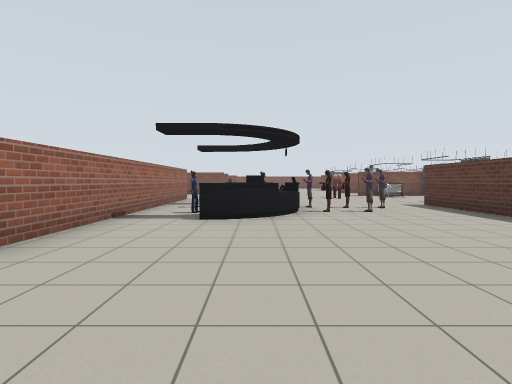
View 1 (above)

16 first-person views from a walk through a world built for the Gazebo simulator. The camera is 1.2 m above the floor, tilts 2° down and sees 80° across. The lines on the ground mark 1 m squares. The floor is counted in squares, 2 m on a side. Each view is taken from the middle of a square. On the plan, view 1 faces up. The plan holds only what a view shows up to about 9 squares ahead; the rest is blank. The place goes on beyond the plan. Some stock models are drawn as simple stand-ins. Some surface patterns are stand-ins.

View 2
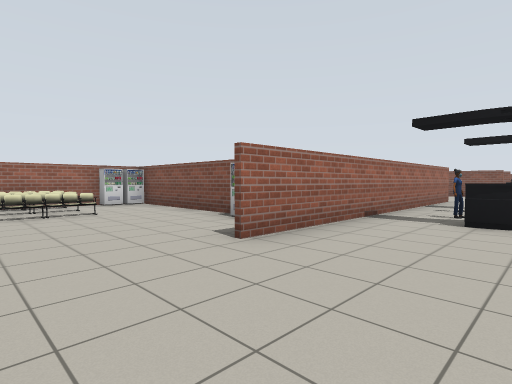

View 3
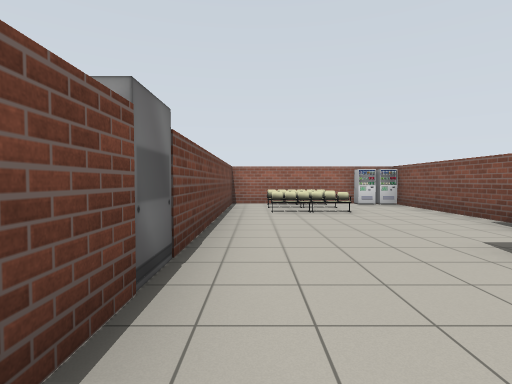

View 4
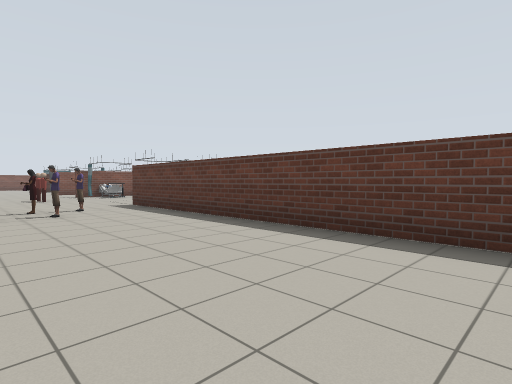

View 5
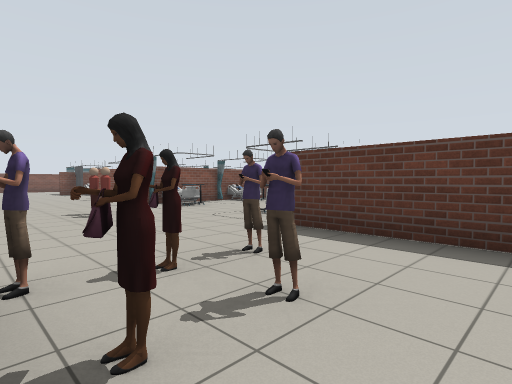

View 6
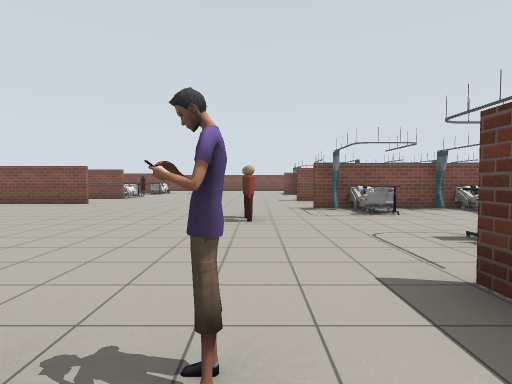

View 7
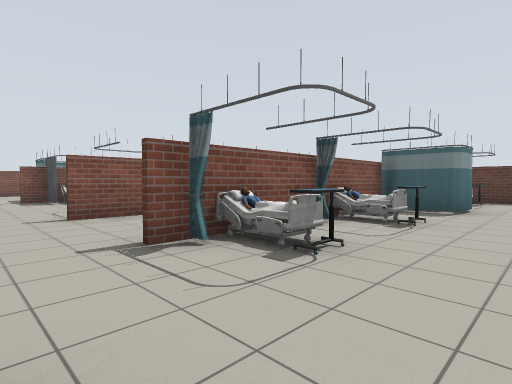

View 8
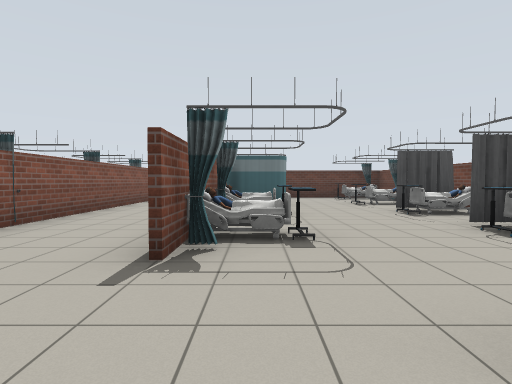

View 9
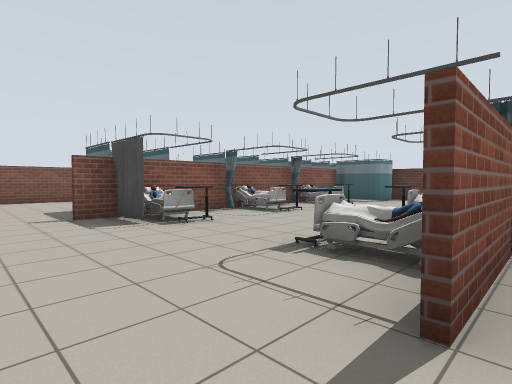

View 10
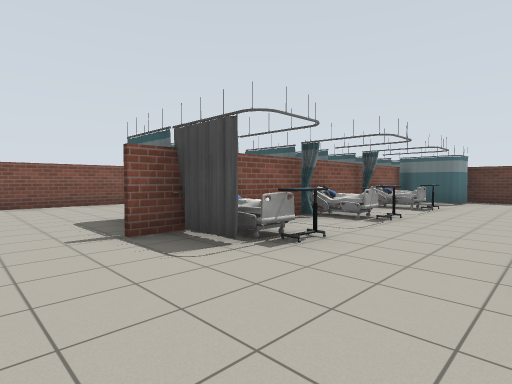

View 11
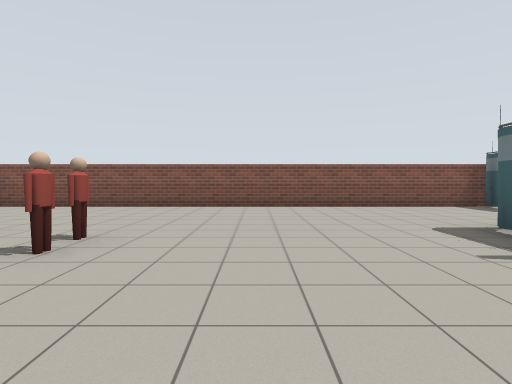

View 12
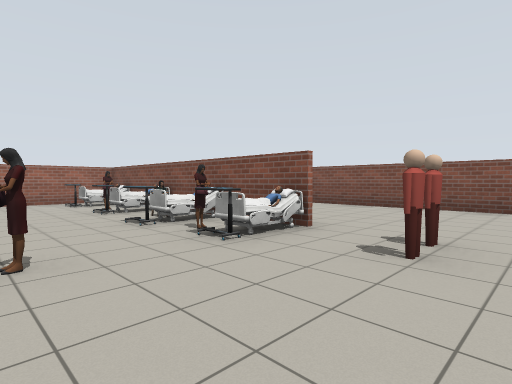

View 13
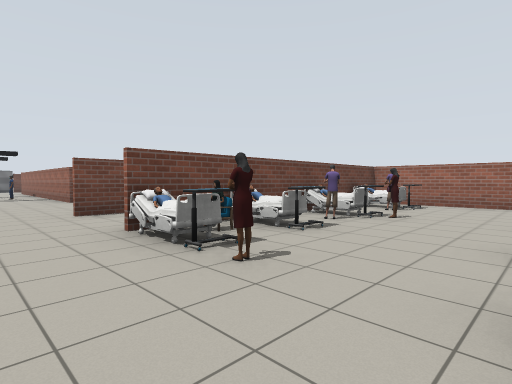

View 14
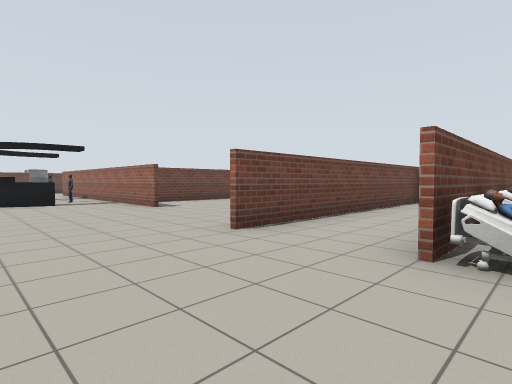

View 15
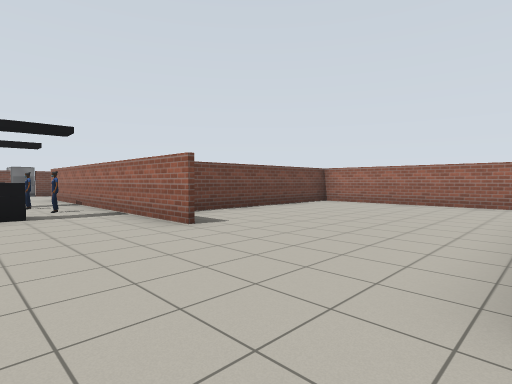

View 16
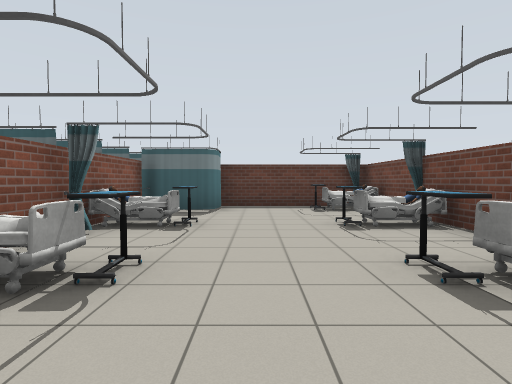

### Floor plan
Points are (right, up) in squares from view 1. A wall is a line through its corners. A room is listed if a view was taken in it or the views show most of it. See-through windows are left out.
Room 1 (views 1, 2, 3, 4, 5, 6, 7, 8, 9, 10, 11, 12, 13, 14, 15, 16)
walls: (-1.4, 14.1) (-3.9, 14.1); (-2.3, 10.4) (-2.3, 2); (9.1, 15.4) (13.3, 15.4) (13.3, 18.5); (9.5, 12.7) (4.2, 12.7); (6.5, 20.2) (5.4, 20.2); (10.5, 15.3) (4.2, 15.3); (8.5, 7.4) (9.1, 7.4); (-8.2, 14.2) (-1.4, 14.2); (-8.2, 13.4) (-8.2, 9.5); (-5.4, 21.3) (-8.2, 21.3) (-8.2, 16.3) (-1.9, 16.3); (-7.6, 8.8) (-3.2, 8.8); (13.3, 10.9) (13.3, 11.9); (12, 20.2) (10.4, 20.2); (-4.2, 3.7) (-8, 3.7); (7.6, 25.2) (-4.1, 25.2); (4.3, 0.2) (4.3, 7.9); (-1.5, -0.6) (-0.6, -0.6); (-8.2, 0.5) (-8.2, -0.6) (-2.4, -0.6)
objects: other object (-8, 1); vending machine (-8, 3); bed (-8, 17); other object (-7, 1); other object (-7, 17); other object (-7, 18); other object (-7, 20); bed (-7, 21); chair (-6, 1); person (-6, 18); person (-6, 20); bed (-5, 17); table (-5, 18); other object (-5, 20); bed (-5, 21); vending machine (-4, 3); person (-4, 17); other object (-4, 21); other object (-4, 22); bed (-3, 17); table (-3, 18); table (-3, 20); bed (-3, 21); car (-2, -2) to (-2, -1); other object (-2, 16); bed (-2, 17); table (-2, 18); table (-2, 20); bed (-2, 21); person (-1, 5) to (0, 8); other object (-1, 6); other object (-1, 7); chair (-1, 17); person (-1, 18); person (-1, 20); person (0, 21); person (1, 6); person (1, 7); person (2, 6); person (2, 7); person (3, 7); person (3, 11); bed (4, 12); table (5, 12); bed (5, 16); table (5, 19) to (6, 19); curtain (5, 20); curtain (5, 21) to (6, 21); curtain (6, 8) to (6, 9); curtain (6, 12); curtain (6, 15); table (6, 17); bed (7, 12); curtain (7, 13); curtain (7, 20); curtain (8, 8); other object (8, 9); table (8, 12); bed (8, 16); table (8, 17); table (8, 19); bed (8, 20); curtain (8, 24); curtain (9, 16); curtain (9, 20); bed (10, 8); other object (10, 9); curtain (10, 11); bed (10, 16); table (10, 17); table (10, 19); bed (10, 20); curtain (10, 21) to (10, 22); curtain (11, 8); curtain (11, 15); other object (12, 12); bed (12, 16); curtain (12, 19) to (13, 19); curtain (12, 21) to (13, 22); other object (13, 12); curtain (13, 16); other object (13, 17)

Positions as (right, up) in squares from view 1, and headings:
1: (0, 0), facing up
2: (0, 0), facing up-left
3: (0, 0), facing left
4: (1, 0), facing up-right
5: (1, 5), facing up-right
6: (3, 6), facing up
7: (3, 10), facing up-right
8: (2, 12), facing right
9: (3, 15), facing up-right
10: (3, 17), facing up-right
11: (2, 18), facing up
12: (1, 18), facing up-left
13: (0, 20), facing down-left
14: (1, 17), facing down-left
15: (0, 14), facing down-left
16: (6, 18), facing right
